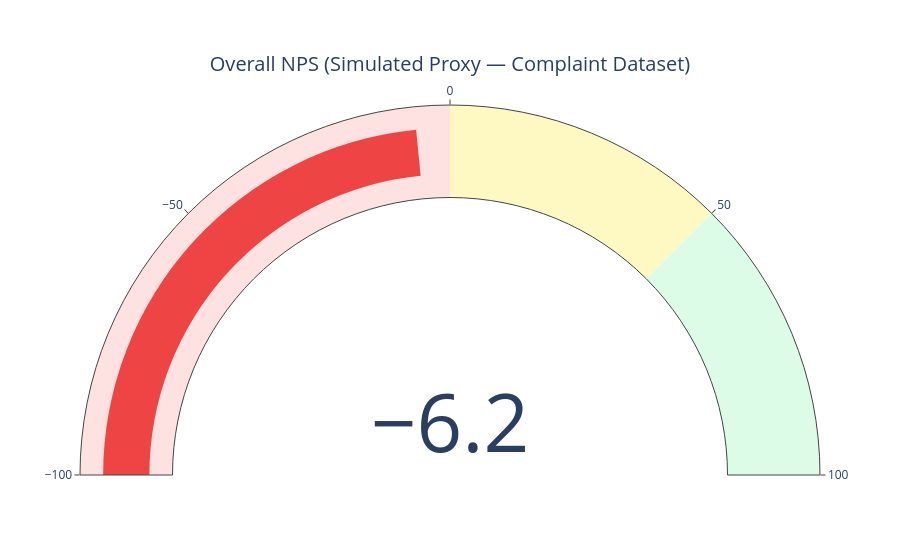

The code cell stored with this chart in its notebook:
### Markdown cell above
## 6. Overall NPS

### Code cell
overall_nps = calculate_nps(df_banking)
print(f"Overall NPS: {overall_nps}")
print(f"\nNPS = (18.6% Promoters) - (26.1% Detractors) = {overall_nps}")
print("Negative NPS is expected for a complaint dataset.")

fig_gauge = go.Figure(go.Indicator(
    mode="gauge+number",
    value=overall_nps,
    title={"text": "Overall NPS (Simulated Proxy — Complaint Dataset)"},
    gauge={
        "axis": {"range": [-100, 100]},
        "bar": {"color": "#ef4444"},
        "steps": [
            {"range": [-100, 0], "color": "#fee2e2"},
            {"range": [0, 50], "color": "#fef9c3"},
            {"range": [50, 100], "color": "#dcfce7"},
        ],
    },
))
fig_gauge.show()

### Figure 1 — Plotly figure (JSON) as saved in the notebook; plotly's stock layout.template omitted (floating-point values rounded to 4 significant figures)
{"data": [{"gauge": {"axis": {"range": [-100, 100]}, "bar": {"color": "#ef4444"}, "steps": [{"color": "#fee2e2", "range": [-100, 0]}, {"color": "#fef9c3", "range": [0, 50]}, {"color": "#dcfce7", "range": [50, 100]}]}, "mode": "gauge+number", "title": {"text": "Overall NPS (Simulated Proxy — Complaint Dataset)"}, "type": "indicator", "value": -6.23}], "layout": {}}
